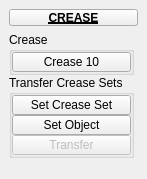
<?xml version="1.0" encoding="UTF-8"?>
<ui version="4.0">
 <class>QtUi</class>
 <widget class="QMainWindow" name="QtUi">
  <property name="enabled">
   <bool>true</bool>
  </property>
  <property name="geometry">
   <rect>
    <x>0</x>
    <y>0</y>
    <width>147</width>
    <height>179</height>
   </rect>
  </property>
  <property name="minimumSize">
   <size>
    <width>0</width>
    <height>0</height>
   </size>
  </property>
  <property name="maximumSize">
   <size>
    <width>999</width>
    <height>999</height>
   </size>
  </property>
  <property name="windowTitle">
   <string>Toolkit</string>
  </property>
  <property name="layoutDirection">
   <enum>Qt::LeftToRight</enum>
  </property>
  <property name="tabShape">
   <enum>QTabWidget::Triangular</enum>
  </property>
  <property name="dockNestingEnabled">
   <bool>true</bool>
  </property>
  <property name="dockOptions">
   <set>QMainWindow::AllowNestedDocks|QMainWindow::AllowTabbedDocks|QMainWindow::AnimatedDocks|QMainWindow::ForceTabbedDocks</set>
  </property>
  <property name="balette" stdset="0">
   <palette>
    <active>
     <colorrole role="ButtonText">
      <brush brushstyle="SolidPattern">
       <color alpha="255">
        <red>255</red>
        <green>255</green>
        <blue>255</blue>
       </color>
      </brush>
     </colorrole>
     <colorrole role="Highlight">
      <brush brushstyle="SolidPattern">
       <color alpha="255">
        <red>168</red>
        <green>152</green>
        <blue>250</blue>
       </color>
      </brush>
     </colorrole>
    </active>
    <inactive>
     <colorrole role="ButtonText">
      <brush brushstyle="SolidPattern">
       <color alpha="255">
        <red>255</red>
        <green>255</green>
        <blue>255</blue>
       </color>
      </brush>
     </colorrole>
     <colorrole role="Highlight">
      <brush brushstyle="SolidPattern">
       <color alpha="255">
        <red>168</red>
        <green>152</green>
        <blue>250</blue>
       </color>
      </brush>
     </colorrole>
    </inactive>
    <disabled>
     <colorrole role="ButtonText">
      <brush brushstyle="SolidPattern">
       <color alpha="255">
        <red>120</red>
        <green>120</green>
        <blue>120</blue>
       </color>
      </brush>
     </colorrole>
     <colorrole role="Highlight">
      <brush brushstyle="SolidPattern">
       <color alpha="255">
        <red>0</red>
        <green>120</green>
        <blue>215</blue>
       </color>
      </brush>
     </colorrole>
    </disabled>
   </palette>
  </property>
  <widget class="QWidget" name="mainWindow">
   <property name="balette" stdset="0">
    <palette>
     <active>
      <colorrole role="Highlight">
       <brush brushstyle="SolidPattern">
        <color alpha="255">
         <red>168</red>
         <green>152</green>
         <blue>250</blue>
        </color>
       </brush>
      </colorrole>
     </active>
     <inactive>
      <colorrole role="Highlight">
       <brush brushstyle="SolidPattern">
        <color alpha="255">
         <red>168</red>
         <green>152</green>
         <blue>250</blue>
        </color>
       </brush>
      </colorrole>
     </inactive>
     <disabled>
      <colorrole role="Highlight">
       <brush brushstyle="SolidPattern">
        <color alpha="255">
         <red>168</red>
         <green>152</green>
         <blue>250</blue>
        </color>
       </brush>
      </colorrole>
     </disabled>
    </palette>
   </property>
   <layout class="QVBoxLayout" name="verticalLayout_4">
    <item>
     <widget class="PushButtonDraggable" name="draggable_header">
      <property name="minimumSize">
       <size>
        <width>19</width>
        <height>17</height>
       </size>
      </property>
      <property name="maximumSize">
       <size>
        <width>999</width>
        <height>17</height>
       </size>
      </property>
      <property name="font">
       <font>
        <weight>75</weight>
        <bold>true</bold>
        <underline>true</underline>
       </font>
      </property>
      <property name="text">
       <string>CREASE</string>
      </property>
      <property name="checkable">
       <bool>true</bool>
      </property>
     </widget>
    </item>
    <item>
     <layout class="QVBoxLayout" name="verticalLayout">
      <property name="spacing">
       <number>0</number>
      </property>
      <item>
       <widget class="QGroupBox" name="groupBox">
        <property name="minimumSize">
         <size>
          <width>125</width>
          <height>0</height>
         </size>
        </property>
        <property name="maximumSize">
         <size>
          <width>125</width>
          <height>999</height>
         </size>
        </property>
        <property name="title">
         <string>Crease</string>
        </property>
        <layout class="QVBoxLayout" name="verticalLayout_3">
         <property name="spacing">
          <number>0</number>
         </property>
         <property name="leftMargin">
          <number>0</number>
         </property>
         <property name="topMargin">
          <number>0</number>
         </property>
         <property name="rightMargin">
          <number>0</number>
         </property>
         <property name="bottomMargin">
          <number>0</number>
         </property>
         <item>
          <widget class="PushButton" name="tb000">
           <property name="enabled">
            <bool>true</bool>
           </property>
           <property name="sizePolicy">
            <sizepolicy hsizetype="Fixed" vsizetype="Fixed">
             <horstretch>0</horstretch>
             <verstretch>0</verstretch>
            </sizepolicy>
           </property>
           <property name="minimumSize">
            <size>
             <width>0</width>
             <height>20</height>
            </size>
           </property>
           <property name="maximumSize">
            <size>
             <width>999</width>
             <height>20</height>
            </size>
           </property>
           <property name="toolTip">
            <string>&lt;html&gt;&lt;head/&gt;&lt;body&gt;&lt;p&gt;Edit the crease value of any selected components&lt;/p&gt;&lt;/body&gt;&lt;/html&gt;</string>
           </property>
           <property name="text">
            <string>Crease 10</string>
           </property>
           <property name="iconSize">
            <size>
             <width>18</width>
             <height>18</height>
            </size>
           </property>
          </widget>
         </item>
        </layout>
       </widget>
      </item>
      <item>
       <widget class="QGroupBox" name="Transfer_Crease_Sets">
        <property name="minimumSize">
         <size>
          <width>125</width>
          <height>0</height>
         </size>
        </property>
        <property name="maximumSize">
         <size>
          <width>125</width>
          <height>999</height>
         </size>
        </property>
        <property name="title">
         <string>Transfer Crease Sets</string>
        </property>
        <layout class="QVBoxLayout" name="verticalLayout_2">
         <property name="spacing">
          <number>0</number>
         </property>
         <property name="leftMargin">
          <number>0</number>
         </property>
         <property name="topMargin">
          <number>0</number>
         </property>
         <property name="rightMargin">
          <number>0</number>
         </property>
         <property name="bottomMargin">
          <number>0</number>
         </property>
         <item>
          <widget class="QPushButton" name="b000">
           <property name="sizePolicy">
            <sizepolicy hsizetype="Fixed" vsizetype="Fixed">
             <horstretch>0</horstretch>
             <verstretch>0</verstretch>
            </sizepolicy>
           </property>
           <property name="minimumSize">
            <size>
             <width>0</width>
             <height>20</height>
            </size>
           </property>
           <property name="maximumSize">
            <size>
             <width>999</width>
             <height>20</height>
            </size>
           </property>
           <property name="toolTip">
            <string/>
           </property>
           <property name="text">
            <string>Set Crease Set</string>
           </property>
           <property name="checkable">
            <bool>true</bool>
           </property>
           <property name="autoDefault">
            <bool>true</bool>
           </property>
           <property name="default">
            <bool>false</bool>
           </property>
           <property name="flat">
            <bool>false</bool>
           </property>
           <property name="bnabled" stdset="0">
            <bool>true</bool>
           </property>
          </widget>
         </item>
         <item>
          <widget class="QPushButton" name="b001">
           <property name="sizePolicy">
            <sizepolicy hsizetype="Fixed" vsizetype="Fixed">
             <horstretch>0</horstretch>
             <verstretch>0</verstretch>
            </sizepolicy>
           </property>
           <property name="minimumSize">
            <size>
             <width>0</width>
             <height>20</height>
            </size>
           </property>
           <property name="maximumSize">
            <size>
             <width>999</width>
             <height>20</height>
            </size>
           </property>
           <property name="toolTip">
            <string/>
           </property>
           <property name="text">
            <string>Set Object</string>
           </property>
           <property name="checkable">
            <bool>true</bool>
           </property>
           <property name="autoDefault">
            <bool>true</bool>
           </property>
           <property name="default">
            <bool>false</bool>
           </property>
           <property name="flat">
            <bool>false</bool>
           </property>
           <property name="bnabled" stdset="0">
            <bool>true</bool>
           </property>
          </widget>
         </item>
         <item>
          <widget class="QPushButton" name="b002">
           <property name="enabled">
            <bool>false</bool>
           </property>
           <property name="minimumSize">
            <size>
             <width>0</width>
             <height>20</height>
            </size>
           </property>
           <property name="maximumSize">
            <size>
             <width>999</width>
             <height>20</height>
            </size>
           </property>
           <property name="toolTip">
            <string/>
           </property>
           <property name="text">
            <string>Transfer</string>
           </property>
           <property name="autoDefault">
            <bool>true</bool>
           </property>
           <property name="default">
            <bool>false</bool>
           </property>
           <property name="flat">
            <bool>false</bool>
           </property>
           <property name="bnabled" stdset="0">
            <bool>true</bool>
           </property>
          </widget>
         </item>
        </layout>
       </widget>
      </item>
      <item>
       <spacer name="verticalSpacer">
        <property name="orientation">
         <enum>Qt::Vertical</enum>
        </property>
        <property name="sizeHint" stdset="0">
         <size>
          <width>20</width>
          <height>40</height>
         </size>
        </property>
       </spacer>
      </item>
     </layout>
    </item>
   </layout>
  </widget>
 </widget>
 <customwidgets>
  <customwidget>
   <class>PushButtonDraggable</class>
   <extends>QPushButton</extends>
   <header>widgets.pushbuttondraggable.h</header>
  </customwidget>
  <customwidget>
   <class>PushButton</class>
   <extends>QPushButton</extends>
   <header>widgets.pushbutton.h</header>
  </customwidget>
 </customwidgets>
 <resources/>
 <connections/>
 <designerdata>
  <property name="gridDeltaX">
   <number>5</number>
  </property>
  <property name="gridDeltaY">
   <number>5</number>
  </property>
  <property name="gridSnapX">
   <bool>true</bool>
  </property>
  <property name="gridSnapY">
   <bool>true</bool>
  </property>
  <property name="gridVisible">
   <bool>true</bool>
  </property>
 </designerdata>
</ui>
